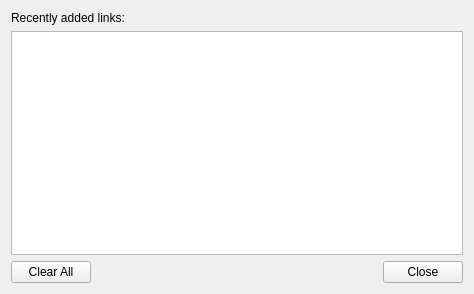
<?xml version="1.0" encoding="UTF-8"?>
<ui version="4.0">
 <class>History</class>
 <widget class="QWidget" name="History">
  <property name="geometry">
   <rect>
    <x>0</x>
    <y>0</y>
    <width>474</width>
    <height>294</height>
   </rect>
  </property>
  <property name="windowTitle">
   <string>Form</string>
  </property>
  <layout class="QVBoxLayout" name="verticalLayout_2">
   <item>
    <layout class="QVBoxLayout" name="verticalLayout">
     <item>
      <widget class="QLabel" name="label">
       <property name="text">
        <string>Recently added links:</string>
       </property>
      </widget>
     </item>
     <item>
      <widget class="QListWidget" name="historyList">
       <property name="horizontalScrollBarPolicy">
        <enum>Qt::ScrollBarAlwaysOff</enum>
       </property>
       <property name="editTriggers">
        <set>QAbstractItemView::NoEditTriggers</set>
       </property>
       <property name="textElideMode">
        <enum>Qt::ElideMiddle</enum>
       </property>
       <property name="spacing">
        <number>2</number>
       </property>
      </widget>
     </item>
    </layout>
   </item>
   <item>
    <layout class="QHBoxLayout" name="horizontalLayout">
     <item>
      <widget class="QPushButton" name="clearall">
       <property name="sizePolicy">
        <sizepolicy hsizetype="Maximum" vsizetype="Fixed">
         <horstretch>0</horstretch>
         <verstretch>0</verstretch>
        </sizepolicy>
       </property>
       <property name="text">
        <string>Clear All</string>
       </property>
       <property name="icon">
        <iconset resource="icons.qrc">
         <normaloff>:/icons/close-fill.png</normaloff>:/icons/close-fill.png</iconset>
       </property>
      </widget>
     </item>
     <item>
      <spacer name="horizontalSpacer">
       <property name="orientation">
        <enum>Qt::Horizontal</enum>
       </property>
       <property name="sizeHint" stdset="0">
        <size>
         <width>40</width>
         <height>20</height>
        </size>
       </property>
      </spacer>
     </item>
     <item>
      <widget class="QPushButton" name="close">
       <property name="sizePolicy">
        <sizepolicy hsizetype="Maximum" vsizetype="Fixed">
         <horstretch>0</horstretch>
         <verstretch>0</verstretch>
        </sizepolicy>
       </property>
       <property name="text">
        <string>Close</string>
       </property>
       <property name="icon">
        <iconset resource="icons.qrc">
         <normaloff>:/icons/close-fill.png</normaloff>:/icons/close-fill.png</iconset>
       </property>
      </widget>
     </item>
    </layout>
   </item>
  </layout>
 </widget>
 <resources>
  <include location="icons.qrc"/>
 </resources>
 <connections/>
</ui>
